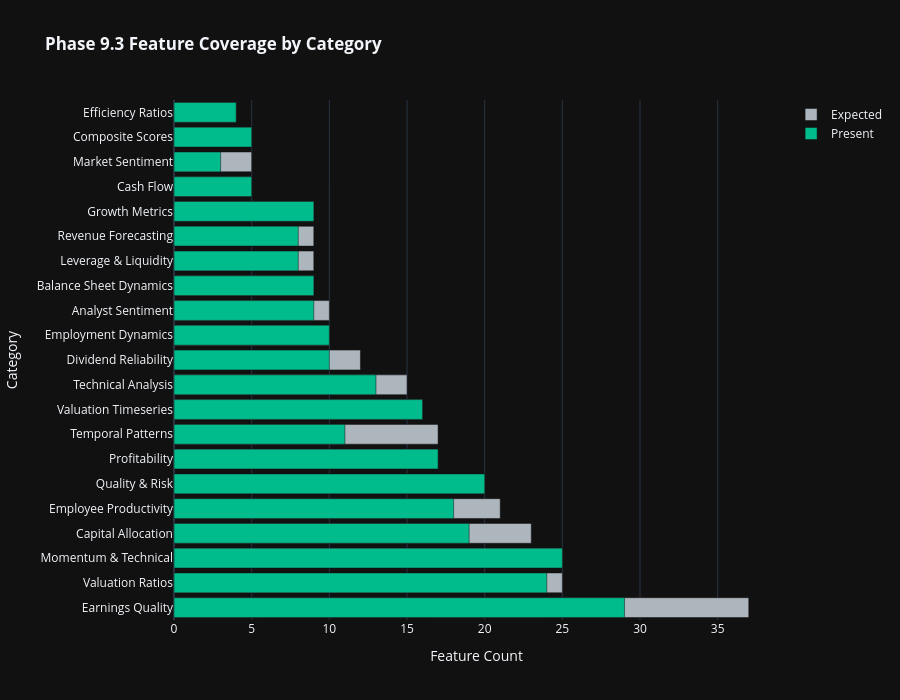
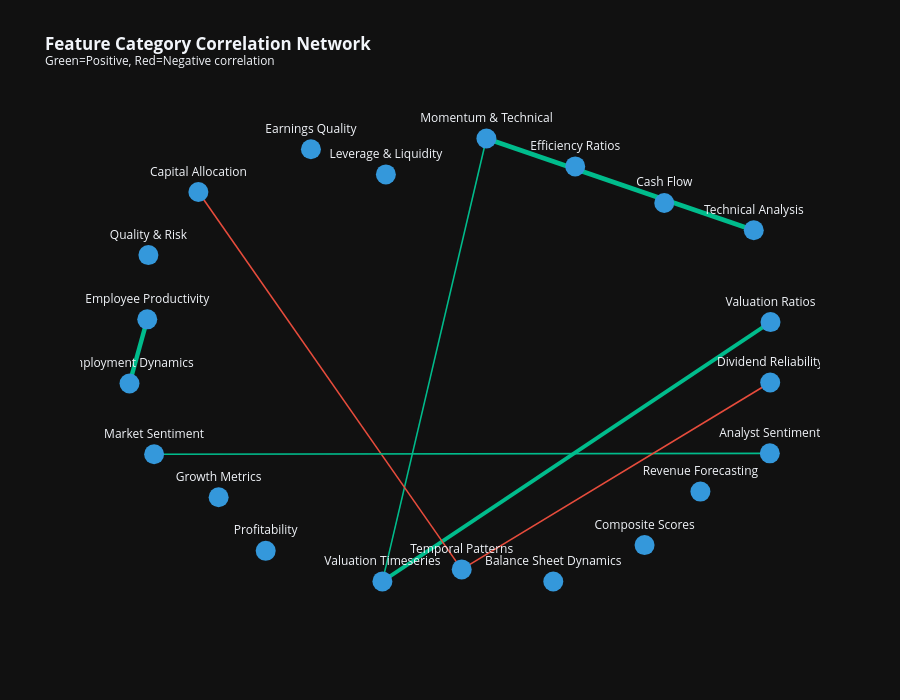

The notebook cell these images were saved under, in order:
### Markdown cell above
## Cell 4: Phase 9.3 Feature Category Dashboards

Comprehensive dashboards for each of the 21 Phase 9.3 feature categories.

### Code cell
# ============================================================================
# Cell 4: Phase 9.3 Feature Category Dashboards
# ============================================================================

print('=' * 80)
print('📊 PHASE 9.3 FEATURE CATEGORY DASHBOARDS')
print('=' * 80)

category_viz_dir = OUTPUT_DIR / 'eda' / 'dashboards' / 'categories'
category_viz_dir.mkdir(parents=True, exist_ok=True)

# Get categorized features
categorized = categorize_dataframe_columns(df)

# ============================================================================
# 4.1 Category Coverage Overview
# ============================================================================
print('\n📋 Feature Category Coverage Analysis...')

coverage_data = []
for category, features in PHASE93_FEATURE_CATEGORIES.items():
    present = [f for f in features if f in df.columns]
    avg_completeness = 0
    if present:
        avg_completeness = df[present].notna().mean().mean() * 100

    coverage_data.append({
        'Category': category,
        'Expected': len(features),
        'Present': len(present),
        'Coverage_Pct': len(present) / len(features) * 100 if features else 0,
        'Completeness_Pct': avg_completeness,
        'Color': CATEGORY_COLORS.get(category, '#666666'),
    })

coverage_df = pd.DataFrame(coverage_data).sort_values('Expected', ascending=False)

# Coverage bar chart
fig_coverage = go.Figure()
fig_coverage.add_trace(go.Bar(
    y=coverage_df['Category'], x=coverage_df['Expected'],
    name='Expected', orientation='h', marker_color=COLOR_PALETTE['neutral'],
))
fig_coverage.add_trace(go.Bar(
    y=coverage_df['Category'], x=coverage_df['Present'],
    name='Present', orientation='h', marker_color=COLOR_PALETTE['success'],
))
fig_coverage.update_layout(
    title='<b>Phase 9.3 Feature Coverage by Category</b>',
    template=PLOTLY_TEMPLATE, height=700, barmode='overlay',
    xaxis_title='Feature Count', yaxis_title='Category',
)
fig_coverage.write_html(category_viz_dir / 'phase93_coverage_overview.html')
fig_coverage.show()
print(f'  ✓ Saved: phase93_coverage_overview.html')


# ============================================================================
# 4.2 Generate Dashboard for Each Major Category
# ============================================================================

def create_category_dashboard(dashboard_df, category_name, category_features, output_dir, group_cols=None):
    """Create comprehensive dashboard for a feature category."""
    # Filter features to only include numeric columns present in dashboard_df
    available_features = [f for f in category_features
                          if f in dashboard_df.columns and pd.api.types.is_numeric_dtype(dashboard_df[f])]

    if not available_features:
        print(f"  ⚠ No numeric features available for {category_name}")
        return None

    # Create subplots
    fig = make_subplots(
        rows=2, cols=2,
        subplot_titles=[
            f'{category_name}: Distribution by Sector',
            f'{category_name}: Top Features Correlation',
            f'{category_name}: Regional Comparison',
            f'{category_name}: Key Metrics Box Plots',
        ],
        specs=[[{'type': 'bar'}, {'type': 'heatmap'}],
               [{'type': 'scatter'}, {'type': 'box'}]],
        vertical_spacing=0.12, horizontal_spacing=0.1,
    )

    # 1. Mean by Sector (top 10 sectors)
    if 'sector' in dashboard_df.columns and available_features:
        sector_means = dashboard_df.groupby('sector')[available_features[:5]].mean()
        top_sectors = dashboard_df['sector'].value_counts().head(10).index
        sector_means = sector_means.loc[sector_means.index.isin(top_sectors)]

        for i_feat, feat in enumerate(available_features[:3]):
            if feat in sector_means.columns:
                fig.add_trace(
                    go.Bar(x=sector_means.index, y=sector_means[feat], name=feat[:20]),
                    row=1, col=1
                )

    # 2. Correlation heatmap
    if len(available_features) >= 3:
        corr = dashboard_df[available_features[:10]].corr()
        fig.add_trace(
            go.Heatmap(z=corr.values, x=corr.columns, y=corr.index,
                       colorscale='RdBu_r', zmin=-1, zmax=1),
            row=1, col=2
        )

    # 3. Regional scatter (first 2 features)
    if 'region' in dashboard_df.columns and len(available_features) >= 2:
        for region_name in dashboard_df['region'].unique()[:5]:
            region_df_slice = dashboard_df[dashboard_df['region'] == region_name]
            fig.add_trace(
                go.Scatter(x=region_df_slice[available_features[0]], y=region_df_slice[available_features[1]],
                           mode='markers', name=str(region_name)[:15], opacity=0.6),
                row=2, col=1
            )

    # 4. Box plots
    if 'sector' in dashboard_df.columns and available_features:
        for feat in available_features[:2]:
            fig.add_trace(
                go.Box(y=dashboard_df[feat], x=dashboard_df['sector'], name=feat[:15]),
                row=2, col=2
            )

    fig.update_layout(
        title=f'<b>{category_name} Dashboard</b><br><sup>{len(available_features)} features available</sup>',
        template=PLOTLY_TEMPLATE, height=900, showlegend=True,
    )

    output_path_file = output_dir / f'{category_name.lower().replace(" ", "_").replace("&", "and")}_dashboard.html'
    fig.write_html(output_path_file)
    return output_path_file


# Generate dashboards for key categories
key_categories = [
    'Momentum & Technical', 'Valuation Ratios', 'Profitability',
    'Quality & Risk', 'Growth Metrics', 'Leverage & Liquidity',
    'Analyst Sentiment', 'Earnings Quality', 'Dividend Reliability',
    'Revenue Forecasting', 'Balance Sheet Dynamics', 'Technical Analysis',
    'Valuation Timeseries', 'Employment Dynamics',
]

for category in key_categories:
    if category in PHASE93_FEATURE_CATEGORIES:
        features = PHASE93_FEATURE_CATEGORIES[category]
        result = create_category_dashboard(df, category, features, category_viz_dir)
        if result:
            print(f'  ✓ Created: {result.name}')

# ============================================================================
# 4.3 Feature Category Correlation Network
# ============================================================================
print('\n🕸️ Creating Feature Category Correlation Network...')
fig_network = create_category_correlation_network(df, category_mapping=PHASE93_FEATURE_CATEGORIES,
                                                  output_dir=category_viz_dir)
if fig_network is not None:
    fig_network.show()
    print(f'  ✓ Saved: category_correlation_network.html')

print('\n✓ Phase 9.3 Category Dashboards Complete')

### Figure 1 — Plotly figure (JSON) as saved in the notebook; plotly's stock layout.template omitted (floating-point values rounded to 4 significant figures)
{"data": [{"marker": {"color": "#adb5bd"}, "name": "Expected", "orientation": "h", "x": [37, 25, 25, 23, 21, 20, 17, 17, 16, 15, 12, 10, 10, 9, 9, 9, 9, 5, 5, 5, 4], "y": ["Earnings Quality", "Valuation Ratios", "Momentum & Technical", "Capital Allocation", "Employee Productivity", "Quality & Risk", "Profitability", "Temporal Patterns", "Valuation Timeseries", "Technical Analysis", "Dividend Reliability", "Employment Dynamics", "Analyst Sentiment", "Balance Sheet Dynamics", "Leverage & Liquidity", "Revenue Forecasting", "Growth Metrics", "Cash Flow", "Market Sentiment", "Composite Scores", "Efficiency Ratios"], "type": "bar"}, {"marker": {"color": "#00bc8c"}, "name": "Present", "orientation": "h", "x": [29, 24, 25, 19, 18, 20, 17, 11, 16, 13, 10, 10, 9, 9, 8, 8, 9, 5, 3, 5, 4], "y": ["Earnings Quality", "Valuation Ratios", "Momentum & Technical", "Capital Allocation", "Employee Productivity", "Quality & Risk", "Profitability", "Temporal Patterns", "Valuation Timeseries", "Technical Analysis", "Dividend Reliability", "Employment Dynamics", "Analyst Sentiment", "Balance Sheet Dynamics", "Leverage & Liquidity", "Revenue Forecasting", "Growth Metrics", "Cash Flow", "Market Sentiment", "Composite Scores", "Efficiency Ratios"], "type": "bar"}], "layout": {"title": {"text": "<b>Phase 9.3 Feature Coverage by Category</b>"}, "height": 700, "barmode": "overlay", "xaxis": {"title": {"text": "Feature Count"}}, "yaxis": {"title": {"text": "Category"}}}}

### Figure 2 — Plotly figure (JSON) as saved in the notebook; plotly's stock layout.template omitted (floating-point values rounded to 4 significant figures)
{"data": [{"hoverinfo": "none", "line": {"color": "#00bc8c", "width": 4.692}, "mode": "lines", "x": [0.1014, 0.8882, null], "y": [1.0, 0.5929, null], "type": "scatter"}, {"hoverinfo": "none", "line": {"color": "#00bc8c", "width": 1.565}, "mode": "lines", "x": [0.1014, -0.2047, null], "y": [1.0, -0.9653, null], "type": "scatter"}, {"hoverinfo": "none", "line": {"color": "#00bc8c", "width": 3.838}, "mode": "lines", "x": [0.9374, -0.2047, null], "y": [0.1852, -0.9653, null], "type": "scatter"}, {"hoverinfo": "none", "line": {"color": "#e74c3c", "width": 1.555}, "mode": "lines", "x": [-0.7463, 0.02866, null], "y": [0.7626, -0.9121, null], "type": "scatter"}, {"hoverinfo": "none", "line": {"color": "#00bc8c", "width": 1.635}, "mode": "lines", "x": [0.9354, -0.8766, null], "y": [-0.397, -0.4009, null], "type": "scatter"}, {"hoverinfo": "none", "line": {"color": "#e74c3c", "width": 1.616}, "mode": "lines", "x": [0.02866, 0.9366, null], "y": [-0.9121, -0.08257, null], "type": "scatter"}, {"hoverinfo": "none", "line": {"color": "#00bc8c", "width": 4.438}, "mode": "lines", "x": [-0.8968, -0.949, null], "y": [0.1974, -0.08718, null], "type": "scatter"}, {"hoverinfo": "text", "marker": {"color": "#3498db", "size": 20}, "mode": "markers+text", "text": ["Momentum & Technical", "Valuation Ratios", "Profitability", "Quality & Risk", "Cash Flow", "Capital Allocation", "Analyst Sentiment", "Market Sentiment", "Leverage & Liquidity", "Temporal Patterns", "Composite Scores", "Growth Metrics", "Efficiency Ratios", "Employee Productivity", "Balance Sheet Dynamics", "Revenue Forecasting", "Earnings Quality", "Technical Analysis", "Valuation Timeseries", "Dividend Reliability", "Employment Dynamics"], "textposition": "top center", "x": [0.1014, 0.9374, -0.5482, -0.8934, 0.6248, -0.7463, 0.9354, -0.8766, -0.1945, 0.02866, 0.5668, -0.6868, 0.3627, -0.8968, 0.2981, 0.7312, -0.4151, 0.8882, -0.2047, 0.9366, -0.949], "y": [1.0, 0.1852, -0.8298, 0.4827, 0.7139, 0.7626, -0.397, -0.4009, 0.8405, -0.9121, -0.8044, -0.5918, 0.8762, 0.1974, -0.9658, -0.5669, 0.9525, 0.5929, -0.9653, -0.08257, -0.08718], "type": "scatter"}], "layout": {"xaxis": {"showgrid": false, "zeroline": false, "showticklabels": false}, "yaxis": {"showgrid": false, "zeroline": false, "showticklabels": false}, "title": {"text": "<b>Feature Category Correlation Network</b><br><sup>Green=Positive, Red=Negative correlation</sup>"}, "showlegend": false, "height": 700}}
